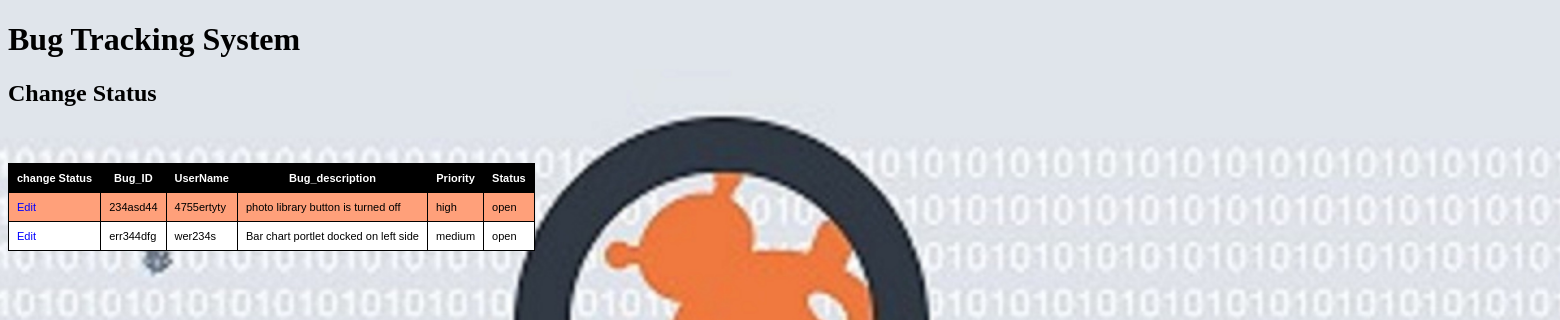
/Display_To_Change_status.php, run on the app's committed database.
### tables this page shows
CREATE TABLE `bug` (
  `Bug_ID` varchar(120) NOT NULL,
  `UserName` varchar(120) NOT NULL,
  `Bug_description` varchar(1000) NOT NULL,
  `Attach_file` blob NOT NULL,
  `Priority` varchar(256) NOT NULL,
  `Status` varchar(256) NOT NULL
);

### functions.php (called while the page is built, shortened)
<?php
function fetchAllbugs() {
    global $mysqli, $db_table_prefix;
    $stmt = $mysqli->prepare(
        "SELECT
Bug_ID,
UserName,
Bug_description,
Priority,
Status
FROM bug WHERE Status='open'"
    );
    $stmt->execute();
    $stmt->bind_result(
        $Bud_ID,
        $UserName,
        $Bug_description,
        $Priority,
        $Status
    );
    while ($stmt->fetch()) {
        $row[] = array(
            'Bug_ID'    => $Bud_ID,
            'UserName'   => $UserName,
            'Bug_description'   => $Bug_description,
            'Priority'      => $Priority,
            'Status'                => $Status
        );
    }
    return ($row);
}
?>

### Display_To_Change_status.php (the view, shortened to what this page needs)
<!DOCTYPE html PUBLIC '-//W3C//DTD XHTML 1.0 Transitional//EN' 'http://www.w3.org/TR/xhtml1/DTD/xhtml1-transitional.dtd'>
<html xmlns='http://www.w3.org/1999/xhtml'>
<head>
    <h1>Bug Tracking System</h1>
    <h2>Change Status</h2>
</head>
<body>
<?php require_once("config.php");
$allrecords = fetchAllbugs();
?>
<table class="table-style-three">
    <thead>
    <th>change Status</th>
    <th>Bug_ID</th>
    <th>UserName</th>
    <th>Bug_description</th>
    <th>Priority</th>
    <th>Status</th>
    </thead>
    <tbody>
    <?php
    foreach($allrecords as $displayRecords) { ?>
        <tr>
            <td><a href="Change_Status.php?Bug_ID=<?php print $displayRecords['Bug_ID']; ?>"><?php echo "<font color='blue'>Edit"; ?></a></td>
            <td><?php print $displayRecords['Bug_ID']; ?></td>
            <td><?php print $displayRecords['UserName']; ?></td>
            <td><?php print $displayRecords['Bug_description']; ?></td>
            <td><?php print $displayRecords['Priority']; ?></td>
            <td><?php print $displayRecords['Status']; ?></td>
        </tr>
    <?php } ?>
    </tbody>
</table>
</body>
</html>

### Display_To_Change_status.php (style rules this page uses)
table.table-style-three { font-family: verdana, arial, sans-serif; font-size: 11px; color: black; border-width: 1px; border-color: black; border-collapse: collapse; }
table.table-style-three th { border-width: 1px; padding: 8px; border-style: solid; border-color:black; background-color: black; color: white; }
table.table-style-three a { color:black; text-decoration: none; }
table.table-style-three tr:nth-child(even) td { background-color: white; }
table.table-style-three td { border-width: 1px; padding: 8px; border-style: solid; border-color: black; background-color: lightsalmon; }
body { background: url(bug.jpg) no-repeat center center fixed; top:0%; left:0; min-width:200%; min-height:200%; -webkit-background-size: cover; -moz-background-size: cover; -o-background-size: cover; background-size: cover; }

### data on the page
bug: Bug_ID "234asd44", UserName "4755ertyty", Bug_description "photo library button is turned off", Priority "high", Status "open"
bug: Bug_ID "err344dfg", UserName "wer234s", Bug_description "Bar chart portlet docked on left side", Priority "medium", Status "open"
